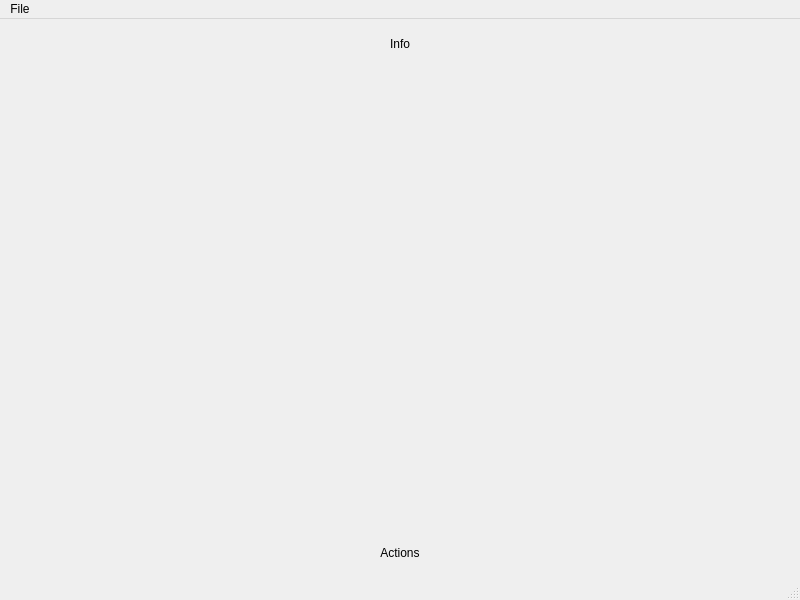
<?xml version="1.0" encoding="UTF-8"?>
<ui version="4.0">
 <class>MainWindow</class>
 <widget class="QMainWindow" name="MainWindow">
  <property name="geometry">
   <rect>
    <x>0</x>
    <y>0</y>
    <width>800</width>
    <height>600</height>
   </rect>
  </property>
  <property name="windowTitle">
   <string>MainWindow</string>
  </property>
  <property name="styleSheet">
   <string notr="true"/>
  </property>
  <widget class="QWidget" name="centralwidget">
   <layout class="QGridLayout" name="gridLayout">
    <item row="0" column="0">
     <widget class="QWidget" name="widget" native="true">
      <layout class="QHBoxLayout" name="horizontalLayout">
       <item>
        <widget class="QLabel" name="label">
         <property name="text">
          <string>Info</string>
         </property>
         <property name="alignment">
          <set>Qt::AlignCenter</set>
         </property>
        </widget>
       </item>
      </layout>
     </widget>
    </item>
    <item row="2" column="0">
     <widget class="QWidget" name="widget_2" native="true">
      <layout class="QHBoxLayout" name="horizontalLayout_2">
       <item>
        <widget class="QLabel" name="label_2">
         <property name="text">
          <string>Actions</string>
         </property>
         <property name="alignment">
          <set>Qt::AlignCenter</set>
         </property>
        </widget>
       </item>
      </layout>
     </widget>
    </item>
    <item row="1" column="0">
     <widget class="QLabel" name="imageLabel">
      <property name="sizePolicy">
       <sizepolicy hsizetype="Expanding" vsizetype="Expanding">
        <horstretch>0</horstretch>
        <verstretch>0</verstretch>
       </sizepolicy>
      </property>
      <property name="text">
       <string/>
      </property>
      <property name="alignment">
       <set>Qt::AlignCenter</set>
      </property>
     </widget>
    </item>
   </layout>
  </widget>
  <widget class="QMenuBar" name="menubar">
   <property name="geometry">
    <rect>
     <x>0</x>
     <y>0</y>
     <width>800</width>
     <height>22</height>
    </rect>
   </property>
   <widget class="QMenu" name="menuFile">
    <property name="title">
     <string>File</string>
    </property>
    <addaction name="actionOpen"/>
    <addaction name="actionExit"/>
   </widget>
   <addaction name="menuFile"/>
  </widget>
  <widget class="QStatusBar" name="statusbar"/>
  <action name="actionOpen">
   <property name="text">
    <string>Open</string>
   </property>
  </action>
  <action name="actionExit">
   <property name="text">
    <string>Exit</string>
   </property>
  </action>
 </widget>
 <resources/>
 <connections/>
</ui>
